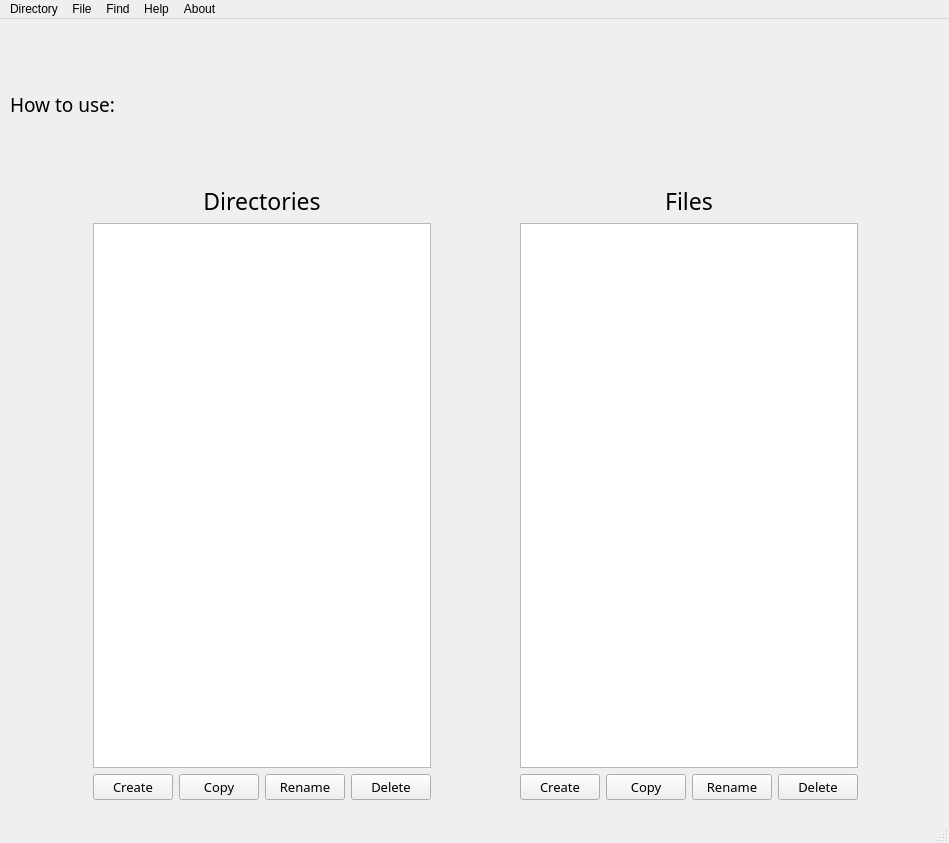
<?xml version="1.0" encoding="UTF-8"?>
<ui version="4.0">
 <class>MainWindow</class>
 <widget class="QMainWindow" name="MainWindow">
  <property name="geometry">
   <rect>
    <x>0</x>
    <y>0</y>
    <width>949</width>
    <height>843</height>
   </rect>
  </property>
  <property name="sizePolicy">
   <sizepolicy hsizetype="Preferred" vsizetype="Preferred">
    <horstretch>0</horstretch>
    <verstretch>0</verstretch>
   </sizepolicy>
  </property>
  <property name="windowTitle">
   <string>TotalComander</string>
  </property>
  <widget class="QWidget" name="centralwidget">
   <widget class="QWidget" name="gridLayoutWidget">
    <property name="geometry">
     <rect>
      <x>10</x>
      <y>10</y>
      <width>931</width>
      <height>791</height>
     </rect>
    </property>
    <layout class="QGridLayout" name="gridLayout">
     <item row="2" column="5">
      <spacer name="horizontalSpacer">
       <property name="orientation">
        <enum>Qt::Horizontal</enum>
       </property>
       <property name="sizeType">
        <enum>QSizePolicy::Minimum</enum>
       </property>
       <property name="sizeHint" stdset="0">
        <size>
         <width>20</width>
         <height>20</height>
        </size>
       </property>
      </spacer>
     </item>
     <item row="2" column="1" colspan="4">
      <widget class="QTreeView" name="Dirs">
       <property name="font">
        <font>
         <family>Book Antiqua</family>
        </font>
       </property>
      </widget>
     </item>
     <item row="4" column="2">
      <widget class="QPushButton" name="copy_dir">
       <property name="font">
        <font>
         <family>Book Antiqua</family>
         <pointsize>10</pointsize>
        </font>
       </property>
       <property name="text">
        <string>Copy</string>
       </property>
      </widget>
     </item>
     <item row="4" column="3">
      <widget class="QPushButton" name="rename_dir">
       <property name="font">
        <font>
         <family>Book Antiqua</family>
         <pointsize>10</pointsize>
        </font>
       </property>
       <property name="text">
        <string>Rename</string>
       </property>
      </widget>
     </item>
     <item row="1" column="6" colspan="4">
      <widget class="QLabel" name="label_2">
       <property name="font">
        <font>
         <family>Book Antiqua</family>
         <pointsize>17</pointsize>
        </font>
       </property>
       <property name="text">
        <string>Files</string>
       </property>
       <property name="textFormat">
        <enum>Qt::AutoText</enum>
       </property>
       <property name="alignment">
        <set>Qt::AlignCenter</set>
       </property>
      </widget>
     </item>
     <item row="0" column="0" colspan="11">
      <widget class="QLabel" name="label_3">
       <property name="sizePolicy">
        <sizepolicy hsizetype="Preferred" vsizetype="Maximum">
         <horstretch>0</horstretch>
         <verstretch>1</verstretch>
        </sizepolicy>
       </property>
       <property name="maximumSize">
        <size>
         <width>1000</width>
         <height>150</height>
        </size>
       </property>
       <property name="font">
        <font>
         <family>Book Antiqua</family>
         <pointsize>14</pointsize>
        </font>
       </property>
       <property name="text">
        <string>How to use:</string>
       </property>
      </widget>
     </item>
     <item row="1" column="1" colspan="4">
      <widget class="QLabel" name="label">
       <property name="font">
        <font>
         <family>Book Antiqua</family>
         <pointsize>17</pointsize>
        </font>
       </property>
       <property name="text">
        <string>Directories</string>
       </property>
       <property name="textFormat">
        <enum>Qt::AutoText</enum>
       </property>
       <property name="alignment">
        <set>Qt::AlignCenter</set>
       </property>
      </widget>
     </item>
     <item row="5" column="0" colspan="11">
      <spacer name="verticalSpacer">
       <property name="orientation">
        <enum>Qt::Vertical</enum>
       </property>
       <property name="sizeType">
        <enum>QSizePolicy::Fixed</enum>
       </property>
       <property name="sizeHint" stdset="0">
        <size>
         <width>20</width>
         <height>20</height>
        </size>
       </property>
      </spacer>
     </item>
     <item row="4" column="4">
      <widget class="QPushButton" name="delete_dir">
       <property name="font">
        <font>
         <family>Book Antiqua</family>
         <pointsize>10</pointsize>
        </font>
       </property>
       <property name="text">
        <string>Delete</string>
       </property>
      </widget>
     </item>
     <item row="4" column="6">
      <widget class="QPushButton" name="create_file">
       <property name="font">
        <font>
         <family>Book Antiqua</family>
         <pointsize>10</pointsize>
        </font>
       </property>
       <property name="text">
        <string>Create</string>
       </property>
      </widget>
     </item>
     <item row="4" column="9">
      <widget class="QPushButton" name="delete_file">
       <property name="font">
        <font>
         <family>Book Antiqua</family>
         <pointsize>10</pointsize>
        </font>
       </property>
       <property name="text">
        <string>Delete</string>
       </property>
      </widget>
     </item>
     <item row="4" column="7">
      <widget class="QPushButton" name="copy_file">
       <property name="font">
        <font>
         <family>Book Antiqua</family>
         <pointsize>10</pointsize>
        </font>
       </property>
       <property name="text">
        <string>Copy</string>
       </property>
      </widget>
     </item>
     <item row="4" column="8">
      <widget class="QPushButton" name="rename_file">
       <property name="font">
        <font>
         <family>Book Antiqua</family>
         <pointsize>10</pointsize>
        </font>
       </property>
       <property name="text">
        <string>Rename</string>
       </property>
      </widget>
     </item>
     <item row="2" column="10">
      <spacer name="horizontalSpacer_3">
       <property name="orientation">
        <enum>Qt::Horizontal</enum>
       </property>
       <property name="sizeType">
        <enum>QSizePolicy::Minimum</enum>
       </property>
       <property name="sizeHint" stdset="0">
        <size>
         <width>20</width>
         <height>20</height>
        </size>
       </property>
      </spacer>
     </item>
     <item row="2" column="0">
      <spacer name="horizontalSpacer_2">
       <property name="orientation">
        <enum>Qt::Horizontal</enum>
       </property>
       <property name="sizeType">
        <enum>QSizePolicy::Minimum</enum>
       </property>
       <property name="sizeHint" stdset="0">
        <size>
         <width>20</width>
         <height>20</height>
        </size>
       </property>
      </spacer>
     </item>
     <item row="4" column="1">
      <widget class="QPushButton" name="create_dir">
       <property name="font">
        <font>
         <family>Book Antiqua</family>
         <pointsize>10</pointsize>
        </font>
       </property>
       <property name="text">
        <string>Create</string>
       </property>
      </widget>
     </item>
     <item row="2" column="6" colspan="4">
      <widget class="QListView" name="Files">
       <property name="font">
        <font>
         <family>Book Antiqua</family>
        </font>
       </property>
      </widget>
     </item>
    </layout>
   </widget>
  </widget>
  <widget class="QMenuBar" name="menubar">
   <property name="geometry">
    <rect>
     <x>0</x>
     <y>0</y>
     <width>949</width>
     <height>21</height>
    </rect>
   </property>
   <widget class="QMenu" name="menuDirectory">
    <property name="title">
     <string>Directory</string>
    </property>
    <addaction name="actionCreate"/>
    <addaction name="actionCopy"/>
    <addaction name="actionRemove"/>
    <addaction name="actionDelete"/>
   </widget>
   <widget class="QMenu" name="menuFile">
    <property name="title">
     <string>File</string>
    </property>
    <addaction name="actionCreate_2"/>
    <addaction name="actionCopy_2"/>
    <addaction name="actionRemove_2"/>
    <addaction name="actionDelete_2"/>
   </widget>
   <widget class="QMenu" name="menuHelp">
    <property name="title">
     <string>Help</string>
    </property>
   </widget>
   <widget class="QMenu" name="menuAbout">
    <property name="title">
     <string>About</string>
    </property>
   </widget>
   <widget class="QMenu" name="menuFind">
    <property name="title">
     <string>Find</string>
    </property>
   </widget>
   <addaction name="menuDirectory"/>
   <addaction name="menuFile"/>
   <addaction name="menuFind"/>
   <addaction name="menuHelp"/>
   <addaction name="menuAbout"/>
  </widget>
  <widget class="QStatusBar" name="statusbar"/>
  <action name="actionCreate">
   <property name="text">
    <string>Create</string>
   </property>
  </action>
  <action name="actionCopy">
   <property name="text">
    <string>Copy</string>
   </property>
  </action>
  <action name="actionRemove">
   <property name="text">
    <string>Remove</string>
   </property>
  </action>
  <action name="actionDelete">
   <property name="text">
    <string>Delete</string>
   </property>
  </action>
  <action name="actionCreate_2">
   <property name="text">
    <string>Create</string>
   </property>
  </action>
  <action name="actionCopy_2">
   <property name="text">
    <string>Copy</string>
   </property>
  </action>
  <action name="actionRemove_2">
   <property name="text">
    <string>Remove</string>
   </property>
  </action>
  <action name="actionDelete_2">
   <property name="text">
    <string>Delete</string>
   </property>
  </action>
 </widget>
 <resources/>
 <connections/>
</ui>
